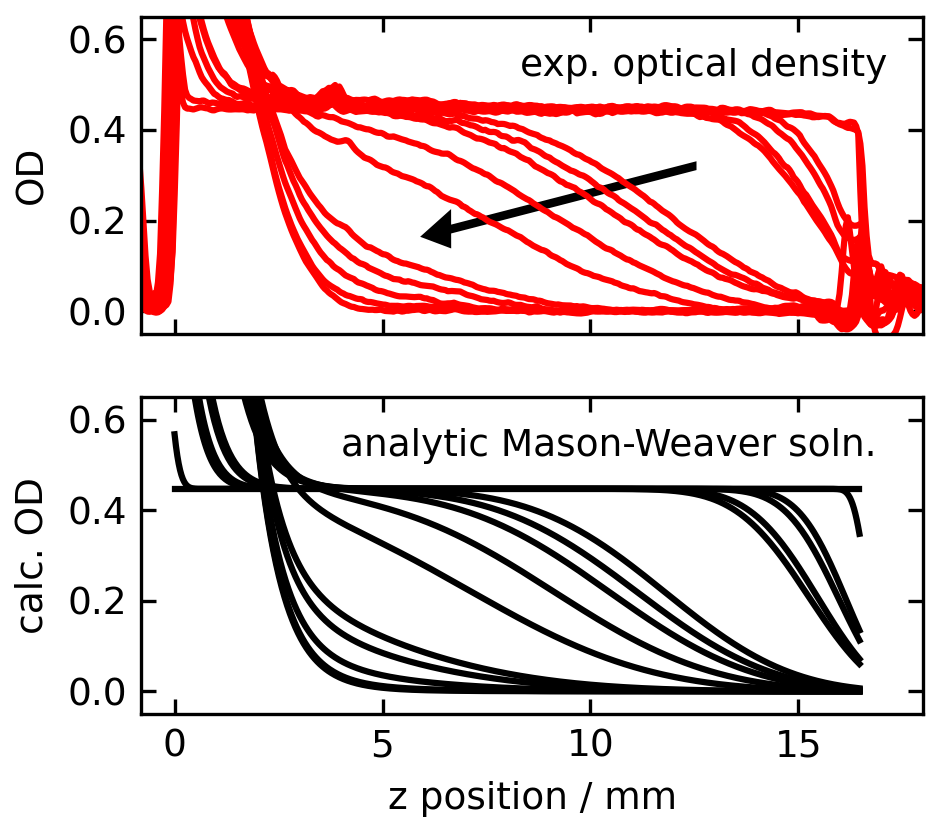

The Python source for this figure:
# -*- coding: utf-8 -*-
"""
FIGURE. Take published experimental sedimentation profiles (Fig. 2 from 
Ref. [1]) and compared with theoretical profiles from the analytic Mason-Weaver
solution.


Reference
[1]  J. Midelet, A. H. El-Sagheer, T. Brown, A. G. Kanaras, M. H. V. Werts
     “The Sedimentation of Colloidal Nanoparticles in Solution and 
     Its Study Using Quantitative Digital Photography.”
     Part. Part. Syst. Charact. 2017, 34, 1700095.
     https://doi.org/10.1002/ppsc.201700095.
"""

SAVEFIG = False


#%% Imports

from pathlib import Path
import h5py as h5
import numpy as np
import matplotlib.pyplot as plt

# Import 'real-world' analytic Mason-Weaver profile function
import sys
sys.path.append('..') 
from masonweaver_analytic import MW_c_profile


#%% Configure

# Data files containing the experimental optical density (OD) vs height (z),
# traces obtained from digital photographs as explained in Ref. [1]
#

fdir = './Midelet2017_Fig2_exp_data/'
flist = ["DSCN0063_ODtrace_green.hdf5",
         "DSCN0064_ODtrace_green.hdf5",
         "DSCN0066_ODtrace_green.hdf5",
         "DSCN0068_ODtrace_green.hdf5",
         "DSCN0069_ODtrace_green.hdf5",
         "DSCN0070_ODtrace_green.hdf5",
         "DSCN0071_ODtrace_green.hdf5",
         "DSCN0072_ODtrace_green.hdf5",
         "DSCN0073_ODtrace_green.hdf5",
         "DSCN0074_ODtrace_green.hdf5",
         "DSCN0075_ODtrace_green.hdf5",
         "DSCN0077_ODtrace_green.hdf5",
         "DSCN0078_ODtrace_green.hdf5",
         "DSCN0079_ODtrace_green.hdf5",
         "DSCN0080_ODtrace_green.hdf5",
         "DSCN0081_ODtrace_green.hdf5"
         ]


#%% Process and calculate

# Read individual traces from files
tt = [] # time data (seconds since start of experiment)
traces = [] # individual OD vs z traces (dict with array)
for fname in flist:
    fp = Path(fdir, fname)
    with h5.File(fp, 'r') as f:
        print(fname, '\t', f.attrs['photo_timestamp_iso'])
        tt.append(f.attrs['seconds_from_exp_start'])
        z = np.array(f['z'])
        OD = np.array(f['OD_exp'])
        traces.append({'z_exp': z,
                       'OD_exp': OD})

# Time points
tt = np.array(tt)

# Create data matrix with all experimental traces 
z_exp = traces[0]['z_exp'] # all traces were sampled on the same z grid
OD_exp = np.zeros((len(z_exp), len(traces)))
for ix, trace in enumerate(traces):
    OD_exp[:, ix] = trace['OD_exp']

# Mason-Weaver fit parameters from original data (Ref. [1], Figure 2)
# Fit result (20160728)
p_opt = np.array([5.12583364e-12,   7.76175686e-09,   4.47386306e-01,
                  1.64675504e+01])
D = p_opt[0]
sg = p_opt[1]
OD0 = p_opt[2]
z_max_mm = p_opt[3]

# Create data matrix with all theoretical traces
Nz = 500
OD_theo = np.zeros((Nz, len(tt)))
for ix, t in enumerate(tt):
    z, c_ = MW_c_profile(t, z_max_mm/1000, D, sg, Nz=Nz)
    OD_theo[:, ix] = OD0 * c_
z_theo = z * 1000 # from meters to mm


#%% Create plot
# Plot settings for figures
from matplotlib import rcParams

rcParams['axes.labelsize'] = 9
rcParams['xtick.labelsize'] = 9
rcParams['ytick.labelsize'] = 9
rcParams['legend.fontsize'] = 9
rcParams['font.size'] = 9
rcParams['figure.figsize'] = (3.149, 2.8) # 80mm x 50mm
rcParams['figure.subplot.left'] = 0.15
rcParams['figure.subplot.right'] = 0.98    
rcParams['figure.subplot.bottom'] = 0.15
rcParams['figure.subplot.top'] = 0.98

# Create Figure
plt.figure(1)
plt.clf()

# Plot experimental data
plt.subplot(211)
plt.locator_params(axis='y',nbins=5)
plt.tick_params(direction='in', top=True, bottom=True, left=True, right=True)
plt.gca().axes.xaxis.set_ticklabels([])
plt.plot(z_exp, OD_exp,'r')
plt.arrow(12.5, 0.32, -5.9, -0.14,
          width = 0.010, head_width = 0.07, head_length = 0.6,
          fc='k', ec='k')
#plt.xlabel('z position / mm')
plt.ylabel('OD')
plt.text(8.3, 0.52, "exp. optical density")
plt.xlim(-0.8,18)
plt.ylim(-0.05,0.65)

# Plot analytic Mason-Weaver traces
plt.subplot(212)
plt.locator_params(axis='y',nbins=5)
plt.tick_params(direction='in', top=True, bottom=True, left=True, right=True)
plt.plot(z_theo, OD_theo, 'k')
plt.xlabel('z position / mm')
plt.ylabel('calc. OD')
plt.text(4.0, 0.52, "analytic Mason-Weaver soln.")
plt.xlim(-0.8,18)
plt.ylim(-0.05,0.65)

plt.savefig('FIG_Midelet2017_revisited.png',
            dpi=300)
plt.show()
